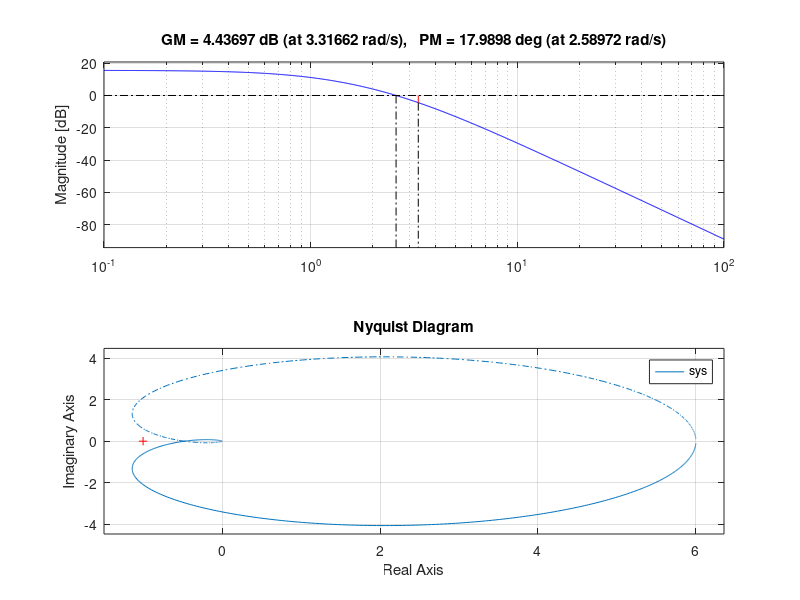

Recreate this plot in MATLAB.
%Transfer fuction : 36 /(s^3+6*s^2+11*s+6)
num = [36];
den = [1 6 11 6];
sys = tf (num , den)
bode (sys)
margin(sys)
%root locus
p = [ 0 0 0 0 10 ];
q = [ 1 8 36 80 0 ];
sys = tf(p,q)
zpk(sys)
rlocus(sys)
%nyquist
P=[60]
Q=[1 8 17 10]
sys=tf(P,Q)
nyquist(sys)
